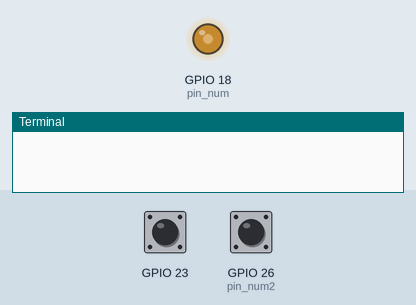
This program was run on a simulated Raspberry Pi (BCM pin numbers). On the bench: output pins drawn as LEDs (lit = HIGH), the last lines printed to the terminal. Inputs (shaded band) come from the test bench; at power-on: GPIO 23 HIGH, GPIO 26 (pin_num2) HIGH.

Above: at 1.2 s.
1.3 s: GPIO 23 pulled LOW for 1 s
At 1.67 s:
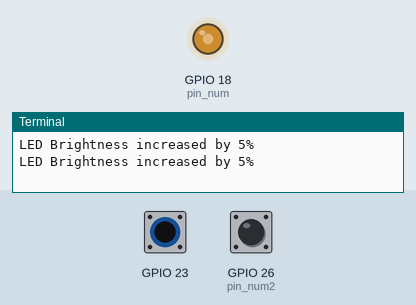
3.8 s: GPIO 26 (pin_num2) pulled LOW for 3.2 s
At 7.7 s:
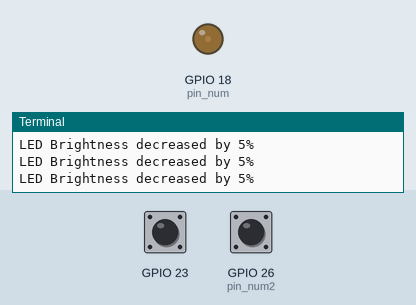
8.5 s: GPIO 26 (pin_num2) pulled LOW for 1 s
At 8.62 s:
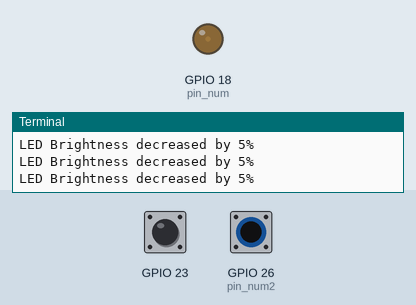
11.0 s: GPIO 23 pulled LOW for 3.2 s
At 12.62 s:
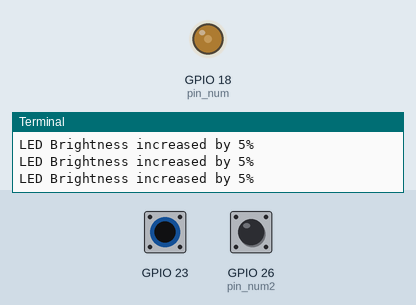
15.7 s: GPIO 23 pulled LOW for 1 s
At 16.7 s:
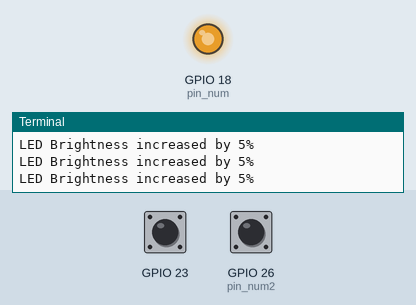
Timing chart, 0 to 18.7 s (numbered marks = the images above; inputs shaded):
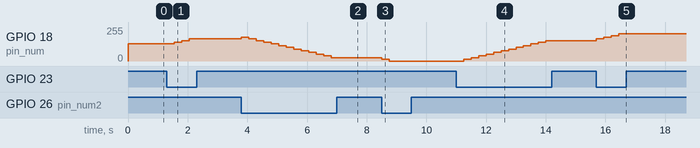

The program:

Day7_assignment.py
```python
#Jason Jacobi
#Day 7 Assignment

import RPi.GPIO as GPIO
import time

GPIO.setmode(GPIO.BCM)

pin_num = 18
GPIO.setup(pin_num,GPIO.OUT)

pwm_led = GPIO.PWM(pin_num,500)
dc=50
pwm_led.start(dc)

pin_num = 23
GPIO.setup(pin_num,GPIO.IN,pull_up_down=GPIO.PUD_UP)

pin_num2 = 26
GPIO.setup(pin_num2,GPIO.IN,pull_up_down=GPIO.PUD_UP)

try:
	while True:
		0<dc<100
		if GPIO.input(pin_num) == 0:
			pwm_led.ChangeDutyCycle(dc)
			print('LED Brightness increased by 5%')
			if dc<100:
				dc=dc+5
			time.sleep(.25)
			dc<100

			#time.sleep(1)

		if GPIO.input(pin_num2) == 0:
			pwm_led.ChangeDutyCycle(dc)
			print('LED Brightness decreased by 5%')
			if dc>0:
				dc=dc-5
			time.sleep(.25)
			dc>1

finally:
	print("cleaning up")
GPIO.cleanup()
```

Measured:
- after the input at 1.3 s, GPIO 18 (pin_num): 128/255 → 140/255 after 0.25 s, → 153/255 0.25 s later, → 166/255 0.25 s later
- after the input at 3.8 s, GPIO 18 (pin_num): 166/255 → 179/255 at once, → 166/255 0.25 s later, → 153/255 0.25 s later, → 140/255 0.25 s later, … (13 changes in this stretch)
- after the input at 8.5 s, GPIO 18 (pin_num): 26/255 → 13/255 at once, → 0/255 0.25 s later
- after the input at 11.0 s, GPIO 18 (pin_num): moves from 0/255 to 153/255 over 2.8 s, starting after 0.25 s
- after the input at 15.7 s, GPIO 18 (pin_num): 153/255 → 166/255 at once, → 179/255 0.25 s later, → 191/255 0.25 s later, → 204/255 0.25 s later
